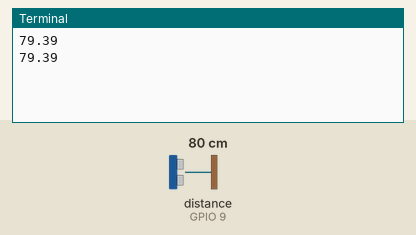
Simulated run of this program. Board: Raspberry Pi (BCM pin numbers). Shown: the last lines printed to the terminal. Inputs (shaded band) come from the test bench; at power-on: distance to the obstacle (sensor on GPIO 9) 80 cm. The echo pulse lasts 58.3 µs per cm; the clock reads 2024-03-15 10:24:30 at power-on unless the program sets it; library files of the repository ran but are not shown: 2 file(s).

Above: at 1.2 s.
1.3 s: distance to the obstacle (sensor on GPIO 9) set to 2 cm
At 1.8 s:
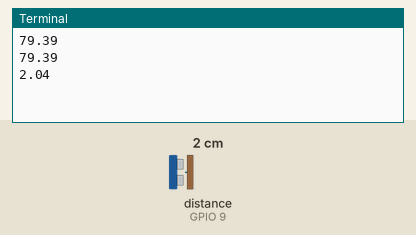
2.8 s: distance to the obstacle (sensor on GPIO 9) set to 4 cm
At 3.4 s:
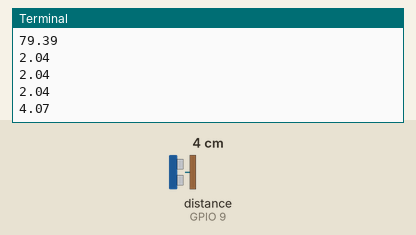
Timing chart, 0 to 5.8 s (numbered marks = the images above; inputs shaded):
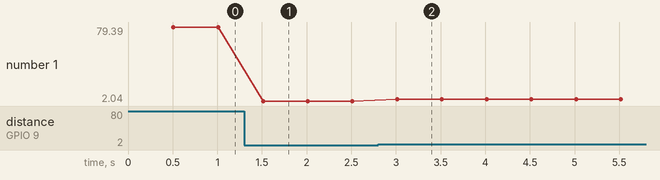

The program:

distance_test.py
```python
#! /usr/bin/env python

# Simple string program. Writes and updates strings.
# Demo program for the I2C 16x2 Display from Ryanteck.uk
# Created by Matthew Timmons-Brown for The Raspberry Pi Guy YouTube channel

# Import necessary libraries for communication and display use
import drivers
from time import sleep
import time
import smbus			#import SMBus module of I2C
import RPi.GPIO as gpio
import threading
# Load the driver and set it to "display"
# If you use something from the driver library use the "display." prefix first
trig=10
echo=9
gpio.setmode(gpio.BCM)
gpio.setup(trig,gpio.OUT)
gpio.setup(echo,gpio.IN)


def get_distance():
    global echo,trig
    try:

        while True:#trig= 9 echo =10
            gpio.output(trig,False)
            sleep(0.5)

            gpio.output(trig,True)
            sleep(0.00001)
            gpio.output(trig,False)
            while gpio.input(echo)==0:
                pulse_start=time.time()
            while gpio.input(echo)==1:
                pulse_end=time.time()
            pulse_duration=pulse_end-pulse_start
            distance=pulse_duration*17000
            distance=round(distance,2)
            print(distance)
    except:
        print('break get distance')
        gpio.cleanup()
get_distance()
```

Measured:
- after the input at 1.3 s, the terminal: prints a new line after 0.21 s (image 1)
- after the input at 2.8 s, the terminal: prints a new line after 0.21 s (image 2)
- plotted number 1: 79.39 → 2.04 after the input at 1.3 s, 2.04 → 4.06 after the input at 2.8 s
